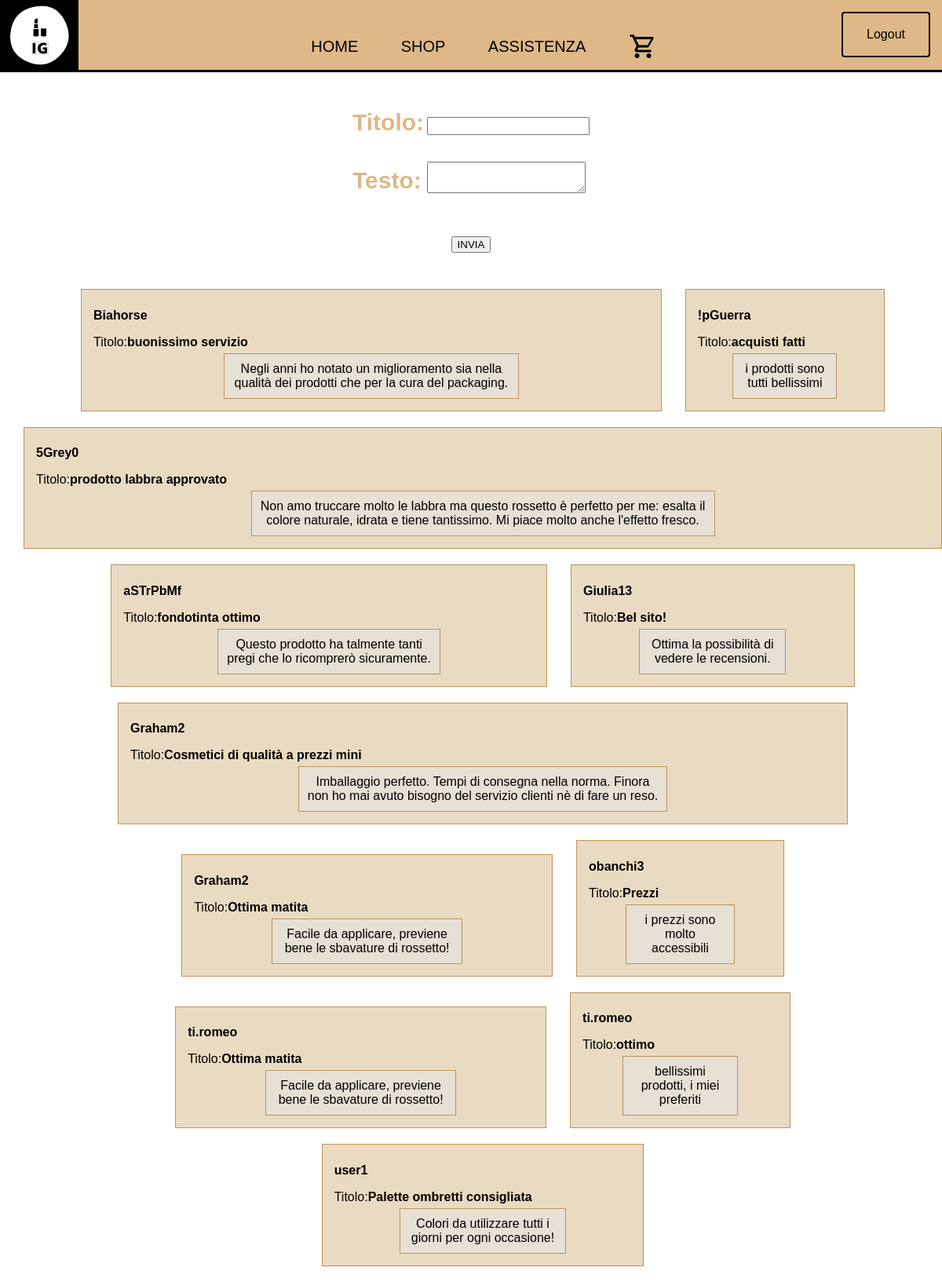
/pagine/login/recensioni.php (signed in), run on the app's committed database.
### tables this page shows
CREATE TABLE IF NOT EXISTS `recensione` (
  `titolo` char(100) NOT NULL DEFAULT '',
  `testo` longtext NOT NULL,
  `username` char(50) NOT NULL DEFAULT '',
  PRIMARY KEY (`username`,`titolo`),
  CONSTRAINT `FK_recensione_utente` FOREIGN KEY (`username`) REFERENCES `utente` (`username`) ON UPDATE CASCADE
);

### pagine/login/recensioni.php (the view, shortened to what this page needs)
<?php
    $username = $_SESSION["username"];
    $conn = new mysqli("localhost", "root", "", "negozio_gbg");
?>
<!DOCTYPE html>
<html lang="it">
<head>
    <link rel="stylesheet" href="https://cdnjs.cloudflare.com/ajax/libs/meyer-reset/2.0/reset.min.css" />
    <link rel="stylesheet" href="../../style.css">
    <link rel="stylesheet" href="https://cdnjs.cloudflare.com/ajax/libs/flickity/2.2.1/flickity.min.css" />
</head>
<body>
    <div class="header">
        <div class="logo">
            <img src="../../immagini/logo.png" alt="immagine non disponibile">
        </div>
        <ul class="menu">
            <li>
                <a href="account.php">
                    <div class="elenco">HOME</div>
                </a>
            </li>
            <li class="has-children">
                <a href="../shop.php">
                    <div class="elenco">SHOP</div>
                </a>
            </li>
            <li>
                <a href="assistenza_login.php">
                    <div class="elenco">ASSISTENZA</div>
                </a>
            </li>
            <li>
                <a href="carrello.php">
                    <div class="iconacarrello"><img src="../../immagini/iconacarrello.png" alt="immagine non disponibile"></div>
                </a>
            </li>
        </ul>
        <div class="cta">
            <a href="../logout.php" class="buttona">Logout</a>
        </div>
    </div>
<form action="<?php $_SERVER['PHP_SELF'] ?>" method="post">
			<table class="form_recensioni" style="margin-top: 100px;">
			<br><br>
            <tr>
					<td>Titolo:</td> <td><input class="grandezzainput" type="text" name="titolo" required></td>
				</tr>
                <tr>
					<td>Testo:</td> <td><textarea class="grandezzainput" type="bigtext" name="testo" required></textarea></td>
				</tr>
            </table>
			<p><input class="pulsanti" type="submit" value="INVIA"></p>
		</form>
        <?php
            $myquery = "SELECT *
            FROM recensione
            WHERE username = '" . $username . "'";
            $ris = $conn->query($myquery) or die("<p>Query fallita!".$conn->error."</p>");
            if ($ris->num_rows > 0) {
                foreach ($ris as $riga) {
                    echo '<div class="recensione">';
                    echo "<p>". $riga["username"] ."</p>";
                    echo '<div class="titolo"> Titolo:<span class="bold">'. $riga["titolo"] .'</span></div>';
                    echo '<div class="testo">'. $riga["testo"] .'<br></div>';
                    echo '</div>';
                }
            }
            $myquery = "SELECT *
            FROM recensione
            WHERE username != '" . $username . "'";
            $ris = $conn->query($myquery) or die("<p>Query fallita!".$conn->error."</p>");
            if ($ris->num_rows > 0) {
                foreach ($ris as $riga) {
                    echo '<div class="recensione">';
                    echo "<p>". $riga["username"] ."</p>";
                    echo '<div class="titolo"> Titolo:<span class="bold">'. $riga["titolo"] .'</span></div>';
                    echo '<div class="testo">'. $riga["testo"] .'<br></div>';
                    echo '</div>';
                }
            }
            ?>

### style.css (style rules this page uses)
body { font-family: Muli, Arial, Helvetica, sans-serif; font-size: 16px; margin: 0px; background-position: center center; background-repeat: no-repeat; background-size: cover; position: relative; height: 100vh; text-align: center; }
a { text-decoration: none; }
p { color: black; padding-bottom: 30px; }
.buttona { padding: 18px 30px; background: brg(0, 0, 0); color: black; border: solid 2px black; display: inline-block; border-radius: 4px; margin: 15px }
.iconacarrello img { width: 3%; height: auto; position: fixed; }
.header { background-color: burlywood; width: 100%; position: fixed; top: 0; left: 0; right: 0; padding: 0px; display: flex; border-bottom: solid 3px black; height: 89px; justify-content: space-between; z-index: 5; }
.logo { z-index: 1; }
.menu { width: 100%; }
.menu li { display: inline-block; text-transform: uppercase; position: relative; font-size: 14px; }
.menu li a { color: black; padding: 25px; display: block; font-size: 20px; }
.elenco { transition: all 1s ease; font-size: normal; }
.menu a { display: block; color: black; transition: .3s; justify-content: center; }
.grandezzainput { font-size: 15px; }
.pulsanti { text-align: center; }
.recensione { display: inline-block; background-color: #e9dbc2; border: 1.5px solid #be935b; text-align: center; margin: auto; margin-bottom: 20px; margin-left: 30px; padding: 15px; padding-top: 7.5px; }
.recensione p { font-weight: bold; padding-bottom: 0px; text-align: left; }
.titolo { text-align: left; }
.bold { font-weight: bold; }
.testo { display: inline-block; background-color: #e6e0d5; border: 1px solid #be935b; margin-top: 5px; padding: 10px; width: 50%; }
.form_recensioni { color: burlywood; text-align: left; margin: auto; font-size: 30px; font-family: sans-serif; margin-top: 40px; font-weight: bold; }
.form_recensioni td { padding-bottom: 30px; }

### data on the page
recensione: username "Biahorse", titolo "buonissimo servizio", testo "Negli anni ho notato un miglioramento sia nella qualità dei prodotti che per la cura del packaging."
recensione: username "!pGuerra", titolo "acquisti fatti", testo "i prodotti sono tutti bellissimi"
recensione: username "5Grey0", titolo "prodotto labbra approvato", testo "Non amo truccare molto le labbra ma questo rossetto è perfetto per me: esalta il colore naturale, idrata e tiene tantissimo. Mi piace molto anche l'effetto fresco."
recensione: username "aSTrPbMf", titolo "fondotinta ottimo", testo "Questo prodotto ha talmente tanti pregi che lo ricomprerò sicuramente."
recensione: username "Giulia13", titolo "Bel sito!", testo "Ottima la possibilità di vedere le recensioni."
recensione: username "Graham2", titolo "Cosmetici di qualità a prezzi mini", testo "Imballaggio perfetto. Tempi di consegna nella norma. Finora non ho mai avuto bisogno del servizio clienti nè di fare un reso."
recensione: username "Graham2", titolo "Ottima matita", testo "Facile da applicare, previene bene le sbavature di rossetto!"
recensione: username "obanchi3", titolo "Prezzi", testo "i prezzi sono molto accessibili"
recensione: username "ti.romeo", titolo "Ottima matita", testo "Facile da applicare, previene bene le sbavature di rossetto!"
recensione: username "ti.romeo", titolo "ottimo", testo "bellissimi prodotti, i miei preferiti"
recensione: username "user1", titolo "Palette ombretti consigliata", testo "Colori da utilizzare tutti i giorni per ogni occasione!"
